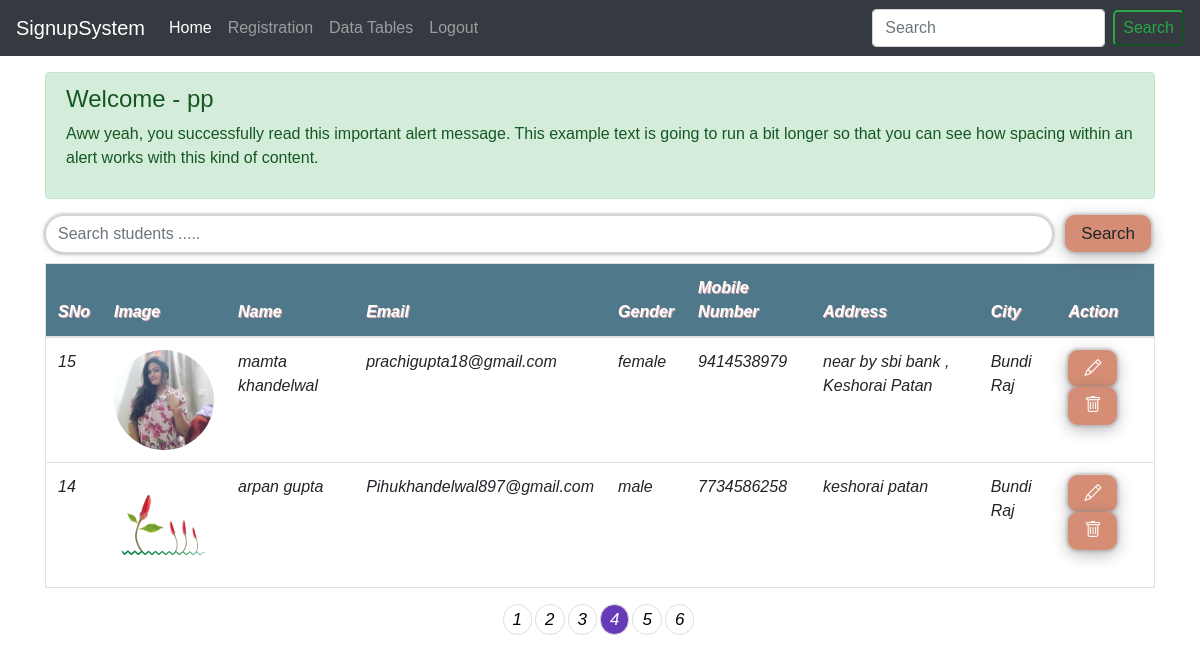
/index.php?page=4 (signed in), run on the app's committed database.
### tables this page shows
CREATE TABLE `tour` (
  `sno` int(11) NOT NULL,
  `pfimage` varchar(255) NOT NULL,
  `firstname` varchar(50) NOT NULL,
  `lastname` varchar(50) NOT NULL,
  `email` varchar(50) NOT NULL,
  `gender` varchar(22) NOT NULL,
  `mobilenumber` varchar(20) NOT NULL,
  `address` varchar(255) NOT NULL,
  `city` varchar(255) NOT NULL
);

### partials/tabledata.php (the view, shortened to what this page needs)
<div class="container ">
  <form class="search-post my-3" action="partials/search.php" method ="GET">
    <div class="input-group">
      <input style=" border-radius: 20px; margin-bottom: 10px; box-shadow: 0px 0px 2px 2px rgb(158 158 158 / 40%), 0px 2px 8px rgb(234 235 229);" type="text" name="search" class="form-control" placeholder="Search students .....">
      <span class="input-group-btn pl-2">
        <button  type="submit" class="btn mx-1">Search <i class="icon-search"></</button>
      </span>
    </div>
  </form>
  <?php
    include 'db.php';
        $results_per_page = 2;
        $sql = "SELECT * FROM tour";
        $result_total = mysqli_query($conn, $sql);
        $number_of_result = mysqli_num_rows($result_total);
        $number_of_page = ceil($number_of_result / $results_per_page);
        if (!isset($_GET['page']) ) {
            $page_no = 1;
        } else {
            $page_no = $_GET['page'];
        }
        $page_first_result = ($page_no-1) * $results_per_page;
        $query = "SELECT * FROM tour ORDER BY sno DESC LIMIT " . $page_first_result . ',' . $results_per_page;
        $result = mysqli_query($conn, $query);
  ?>
  <table id="myTable" class="table border">
    <?php
      echo "<thead class = 'tp'>";
      echo "<tr>";
      echo "<th>SNo</th>";
      echo "<th>Image</th>";
      echo "<th>Name</th>";
      echo "<th>Email</th>";
      echo "<th>Gender</th>";
      echo "<th>Mobile Number</th>";
      echo "<th>Address</th>";
      echo "<th>City</th>";
      echo "<th>Action</th>";
      echo "</tr>";
      echo "<thead>";
      echo "<tbody class = 'table-group-divider'>";
        if ($number_of_result > 0) {
          while ($row = mysqli_fetch_assoc($result)) {
            echo "<tr>";
            echo "<td>" . $row["sno"] . "<br>";
            echo "<td><img src='partials/photos/".$row['pfimage']."' width='100' height='100'  /></td>";
            echo "<td>" . $row["firstname"] . " " .$row["lastname"]. "<br>";
            echo "<td>" . $row["email"] . "<br>";
            echo "<td>" . $row["gender"] . "<br>";
            echo "<td>" . $row["mobilenumber"] . "<br>";
            echo "<td>" . $row["address"] . "<br>";
            echo "<td>" . $row["city"] . "<br>";
            echo "<td class='action-btn'>
                <a href='partials/update.php?sno=".$row['sno']."' class='btn btn-success btn-sm'><i class='bi bi-pencil'></i></a>
                <a href='partials/delete.php?sno=".$row['sno']."' class='btn btn-danger btn-sm'><i class='bi bi-trash'></i></a>
              </td>";
            echo "</tr>";
          }
        }
      echo "</tbody>";
    ?>
  </table>
  <div class="b-pagination-outer">
        <ul id="border-pagination">
            <?php
            for($page = 1; $page<= $number_of_page; $page++) {
                if ($page == $page_no) {
                  $active = "active";
                }else{
                 $active = "";
                }
                echo '<li><a class="'.$active.'" href="../signupsystem/index.php?page=' . $page . '">' . $page . ' </a></li>';
            }
            ?>
        </ul>
    </div>
</div>

### partials/tabledata.php (style rules this page uses)
.table { border: 50px solid black; background-color: white; }
.tp { background-color: #50788b; color: white; text-shadow: 1px 1px #dfb1b1; }
html, body { font: 100%/1.5 Verdana, sans-serif }
.b-pagination-outer { width: 100%; margin: 0 auto; text-align: center; overflow: hidden; display: flex }
#border-pagination { margin: 0 auto; padding: 0; text-align: center }
#border-pagination li { display: inline; }
#border-pagination li a { display: block; text-decoration: none; color: #000; border: 1px solid #ddd; float: left; border-radius: 50px; padding: 2px 9px; font-size: 17px; margin-right: 3px; }
#border-pagination li a { -webkit-transition: background-color 0.4s; transition: background-color 0.4s }
#border-pagination li a.active { background-color: #673ab7; color: #fff; }
#myTable tr { vertical-align: middle; }
#myTable tr td img { border-radius: 50%; }
.btn { border-radius: 10px; background: #d58e75; border: none; outline: none; font-size: 17px; padding: 6px 16px; box-shadow: 0px 0px 2px 2px rgb(158 158 158 / 40%), 0px 4px 16px rgb(0 0 0 / 30%); }

### data on the page
tour: sno "15", pfimage (picture), firstname "mamta", lastname "khandelwal", email "prachigupta18@gmail.com", gender "female", mobilenumber "9414538979", address "near by sbi bank , Keshorai Patan", city "Bundi Raj"
tour: sno "14", pfimage (picture), firstname "arpan", lastname "gupta", email "Pihukhandelwal897@gmail.com", gender "male", mobilenumber "7734586258", address "keshorai patan", city "Bundi Raj"

### other printed values
$_SESSION['username'] "pp"
